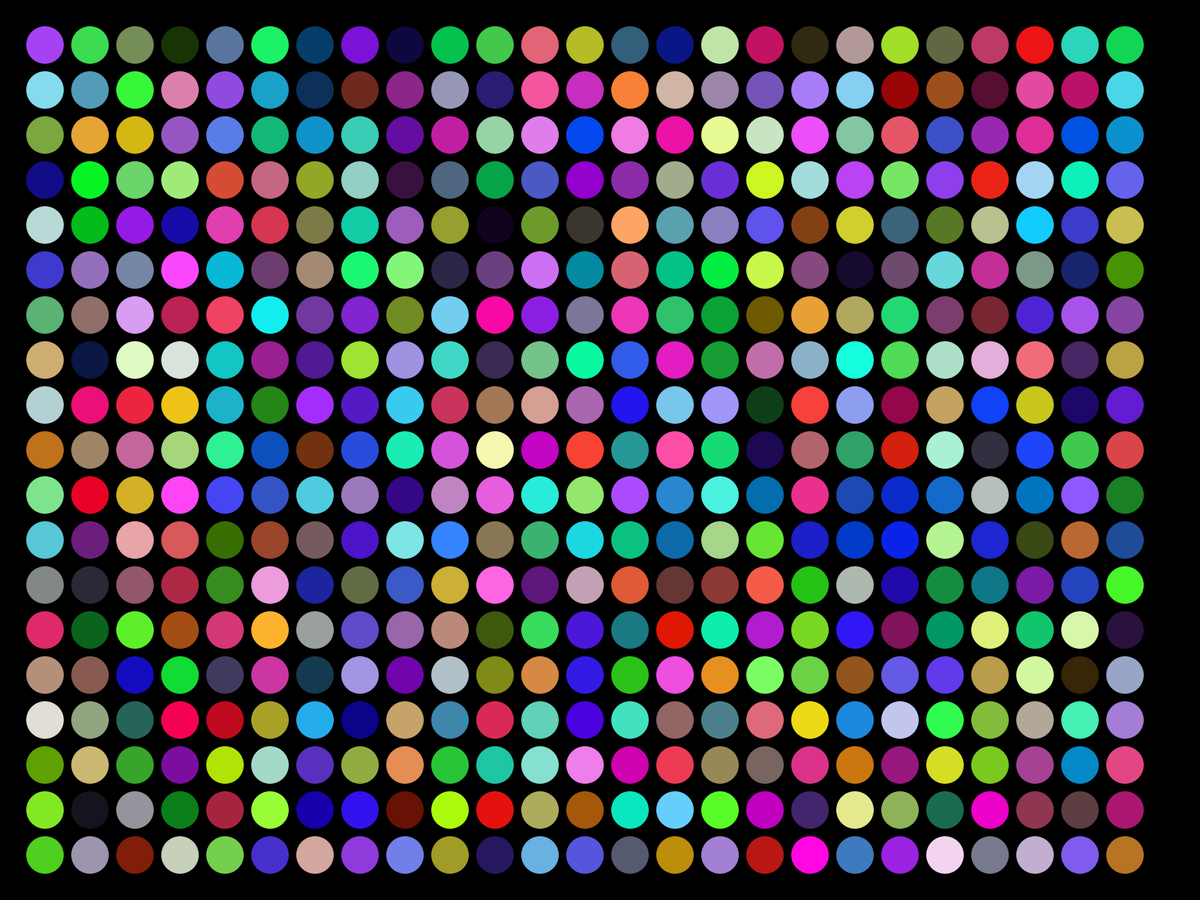
Frame 1 (no input)
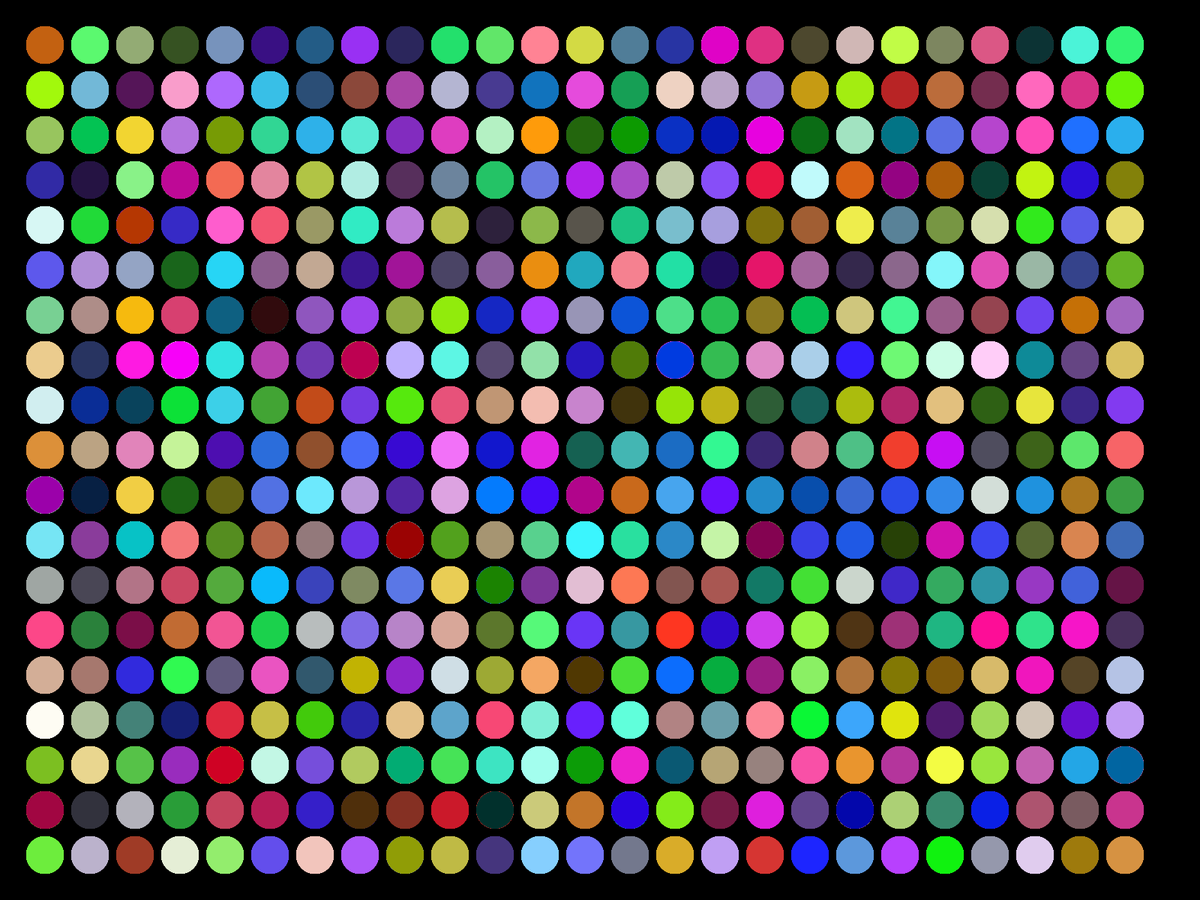
Frame 60 (the mouse pressed at the canvas centre just before this capture)
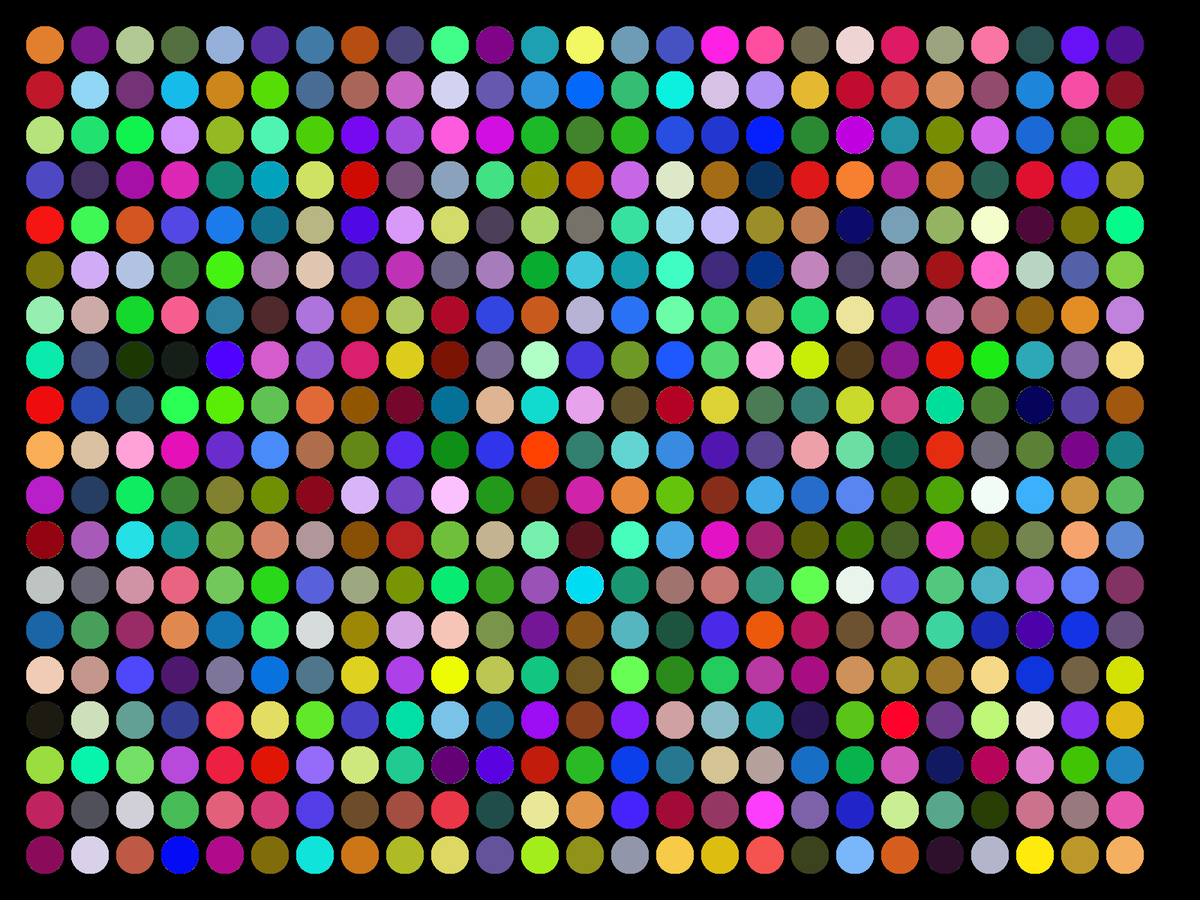
Frame 120 (the mouse held since frame 60 and released just before this capture)

The Processing sketch that drew these frames (run headless with seeded random() and noise(); from frame 60 on, the mouse is pressed at the canvas centre):

// Processing sketch: PrettyDots
// ── PrettyDots.pde
/**
  * Hopo light sketch
  * Get screen size, calculate rows and columns by dividing width and height by a variable 
  */

class RGBLed {
  int red;
  int green;
  int blue;
  
  RGBLed(int red, int green, int blue) {
    this.red = red % 256;
    this.green = green % 256;
    this.blue = blue % 256;
  }
}

RGBLed[][] ScreenPixels;
int Spacer;
int PixelSize;
int Rows;
int Cols;
int Tick;
int NextTick = 0;

void setup() {
  fullScreen();
  background(0,255);
  
  Spacer = 10;
  PixelSize = 50;
  Tick = 10;
  
  Cols = displayHeight / (PixelSize + Spacer);
  Rows = displayWidth / (PixelSize + Spacer);
  ScreenPixels = new RGBLed[Rows][Cols];
  
  SetRandom();
}

void draw() {
  while (NextTick < millis()) {
    for (int y = 1; y < Cols; y++){
      for (int x = 1; x < Rows; x++){
        ScreenPixels[x][y] = new RGBLed(ScreenPixels[x][y].red + int(random(1, 2)), ScreenPixels[x][y].green + int(random(1, 2)), ScreenPixels[x][y].blue + int(random(1, 2)));
        noStroke();
        fill(color(ScreenPixels[x][y].red, ScreenPixels[x][y].green, ScreenPixels[x][y].blue));
        circle(x * (PixelSize + Spacer), y * (PixelSize + Spacer), PixelSize);
      }
    }
    
    NextTick = millis() + Tick;
  }
}

void SetWhite() {
    for (int y = 1; y < Cols; y++){
      for (int x = 1; x < Rows; x++){
        ScreenPixels[x][y] = new RGBLed(0,0,0);
      }
    }
}

void SetRandom() {
    for (int y = 1; y < Cols; y++){
      for (int x = 1; x < Rows; x++){
        ScreenPixels[x][y] = new RGBLed(int(random(255)),int(random(255)),int(random(255)));
      }
    }
}
